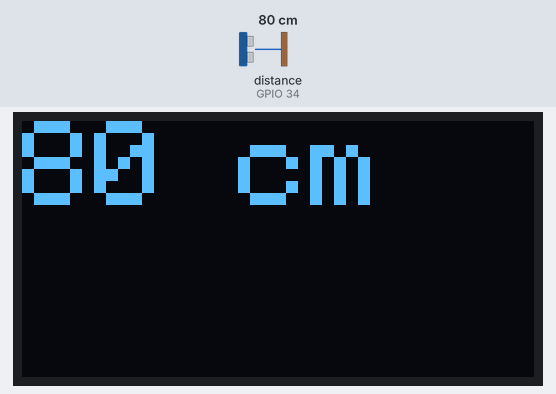
The sketch below on a simulated ESP32. Parts: 128×64 one-colour display. Wiring (inferred from the names in the program): ultrasonic range finder: trigger GPIO 23; echo GPIO 34. The test bench sets the inputs (shaded band); at power-on: distance to the obstacle (sensor on GPIO 34) 80 cm. The echo pulse lasts 58.3 µs per cm; the display library's start-up logo is not drawn; what the sketch prints to the serial monitor is not drawn.

Above: at 1.2 s.
1.3 s: distance to the obstacle (sensor on GPIO 34) set to 2 cm
At 2.4 s:
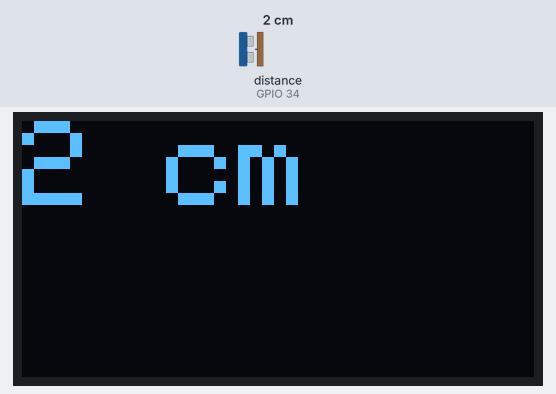
2.8 s: distance to the obstacle (sensor on GPIO 34) set to 4 cm
At 4.1 s:
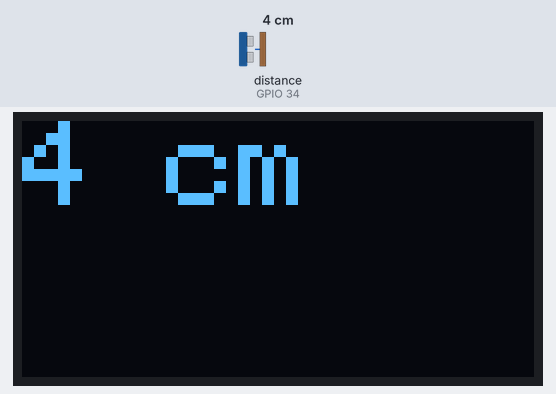
4.4 s: distance to the obstacle (sensor on GPIO 34) set to 9 cm
At 5.8 s:
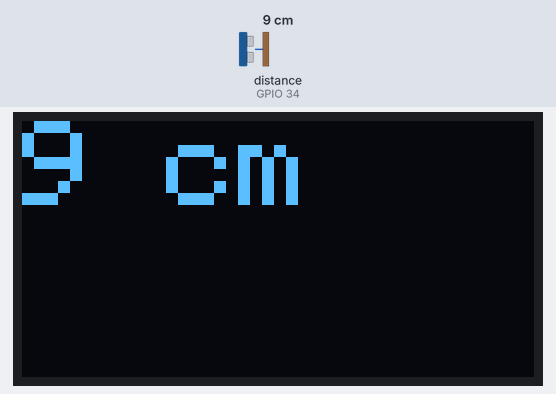
Timing chart, 0 to 7.4 s (numbered marks = the images above; inputs shaded):
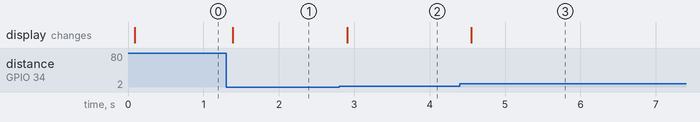

The sketch:

UltrasonicSensor.ino
```cpp
#include <Wire.h>
#include <Adafruit_GFX.h>
#include <Adafruit_SSD1306.h>

#define SCREEN_WIDTH 128
#define SCREEN_HEIGHT 64
#define OLED_RESET -1
#define SCREEN_ADDRESS 0x3C // Use the address detected by the I2C scanner

// Declaration for an SSD1306 display connected to I2C (SDA, SCL pins)
Adafruit_SSD1306 display(SCREEN_WIDTH, SCREEN_HEIGHT, &Wire, OLED_RESET);

const int GrnledPin = 4;
const int RedledPin = 17;

const int sonarTrigPin = 23;
const int sonarEchoPin = 34;

long duration, distance;

void setup() {
  Wire.begin(21, 22);
  Serial.begin(115200);

  if (!display.begin(SSD1306_SWITCHCAPVCC, SCREEN_ADDRESS)) {
    Serial.println(F("SSD1306 allocation failed"));
    for (;;);
  }

  pinMode(sonarTrigPin, OUTPUT);
  pinMode(sonarEchoPin, INPUT);

  display.display();
  display.clearDisplay();
}

void PingSonar() {
  digitalWrite(sonarTrigPin, LOW);
  delayMicroseconds(2);
  digitalWrite(sonarTrigPin, HIGH);
  delayMicroseconds(10);
  digitalWrite(sonarTrigPin, LOW);
}

void loop() {
  PingSonar();

  duration = pulseIn(sonarEchoPin, HIGH);
  distance = duration / 58.2;

  String disp = String(distance);
  String DisplayText = disp + " cm";

  Serial.println("Distance: " + disp);

  display.clearDisplay();
  display.setTextSize(3);      // Normal 1:1 pixel scale
  display.setTextColor(SSD1306_WHITE); // Draw white text
  display.setCursor(0,0);     // Start at top-left corner
  display.println(DisplayText);
  display.display();

  delay(100);
}
```

Measured:
- after the input at 1.3 s, the display: changes after 0.09 s (image 1)
- after the input at 2.8 s, the display: changes after 0.11 s (image 2)
- after the input at 4.4 s, the display: changes after 0.15 s (image 3)
